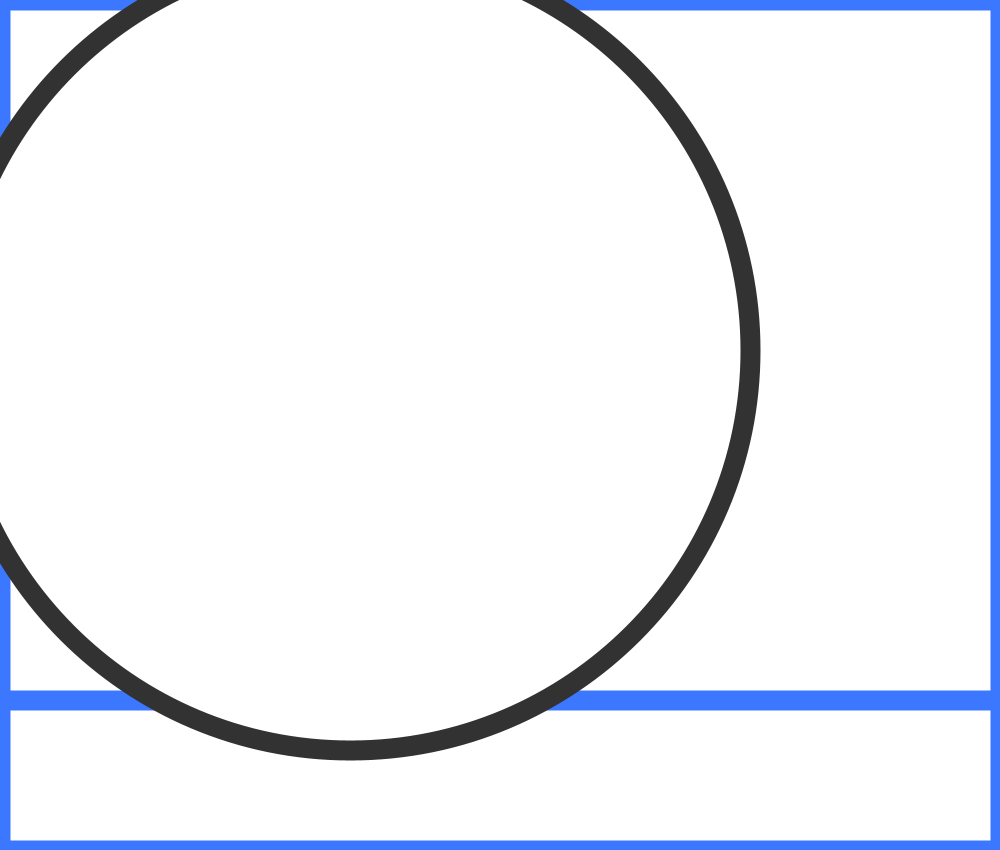
Frame 1 (no input)
Frame 60 (the mouse pressed at the canvas centre just before this capture): identical to frame 1, image omitted
Frame 120 (the mouse held since frame 60 and released just before this capture): identical to frame 1, image omitted

The Processing sketch that drew this single still picture (run headless with seeded random() and noise(); from frame 60 on, the mouse is pressed at the canvas centre):

// Processing sketch: sketch_fumarola
// ── sketch_fumarola.pde
boolean modeDessin = false;

void setup() {
  size(1000, 850);
  background(255);
} 

void draw() {
  
  stroke(60, 120, 255);
  strokeWeight(20);
  fill(255);
  rect(0, 0, 1000, 850);
  
  fill(255);
  rect(0, 700, 1000, 150);

  stroke(50);
  ellipse(350, 350, 800, 800);
  
  println(mouseX);
  println(mouseY);
  
  if (modeDessin == true) {
    float rayon = random(10,550);
    
    ellipse(mouseX, mouseY, rayon + 40, rayon);
  } 
  
}

void keyPressed () {
     modeDessin =! modeDessin;
}
